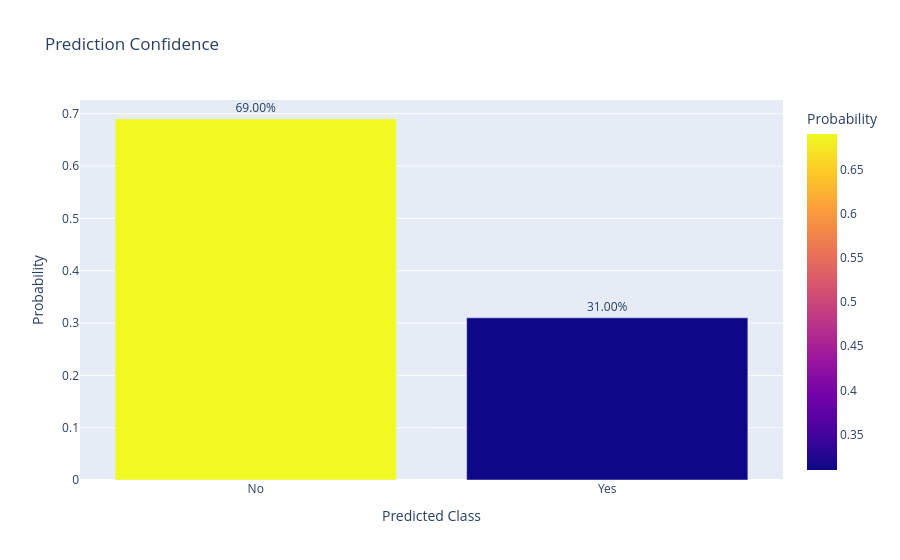

Notebook cell for this chart:
### Code cell
fig = px.bar(

    confidence_df,

    x="Class",

    y="Probability",

    color="Probability",

    text="Probability",

    title="Prediction Confidence"

)

fig.update_traces(
    texttemplate="%{text:.2%}",
    textposition="outside"
)

fig.update_layout(
    yaxis_title="Probability",
    xaxis_title="Predicted Class"
)

fig.show()

### Figure 1 — Plotly figure (JSON) as saved in the notebook; plotly's stock layout.template omitted (floating-point values rounded to 4 significant figures)
{"data": [{"hovertemplate": "Class=%{x}<br>Probability=%{marker.color}<extra></extra>", "legendgroup": "", "marker": {"color": [0.69, 0.31], "coloraxis": "coloraxis", "pattern": {"shape": ""}}, "name": "", "orientation": "v", "showlegend": false, "text": [0.69, 0.31], "textposition": "outside", "texttemplate": "%{text:.2%}", "type": "bar", "x": ["No", "Yes"], "xaxis": "x", "y": [0.69, 0.31], "yaxis": "y"}], "layout": {"barmode": "relative", "coloraxis": {"colorbar": {"title": {"text": "Probability"}}, "colorscale": [[0, "#0d0887"], [0.1111, "#46039f"], [0.2222, "#7201a8"], [0.3333, "#9c179e"], [0.4444, "#bd3786"], [0.5556, "#d8576b"], [0.6667, "#ed7953"], [0.7778, "#fb9f3a"], [0.8889, "#fdca26"], [1, "#f0f921"]]}, "legend": {"tracegroupgap": 0}, "title": {"text": "Prediction Confidence"}, "xaxis": {"anchor": "y", "domain": [0, 1], "title": {"text": "Predicted Class"}}, "yaxis": {"anchor": "x", "domain": [0, 1], "title": {"text": "Probability"}}}}
